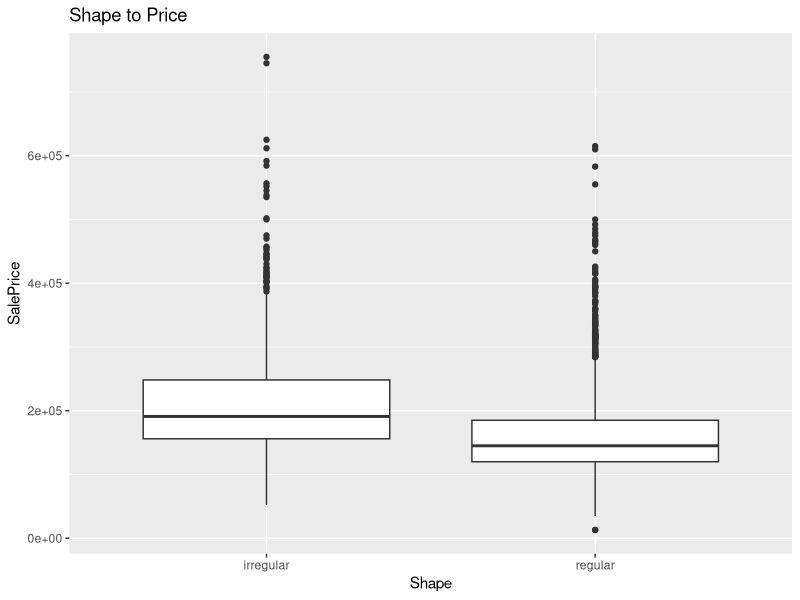
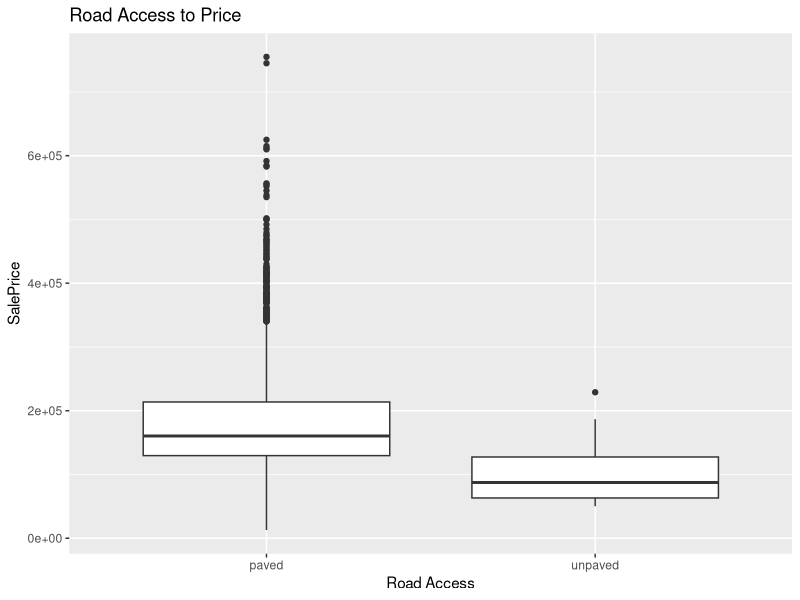
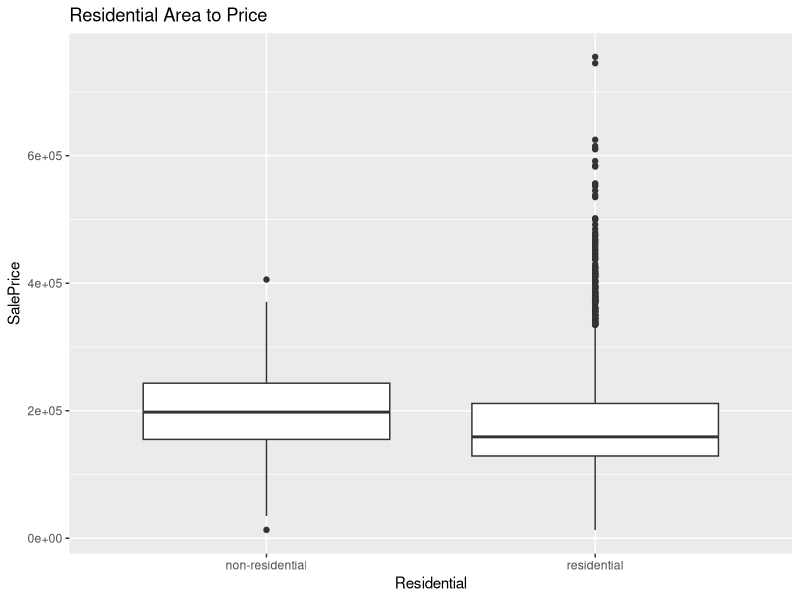
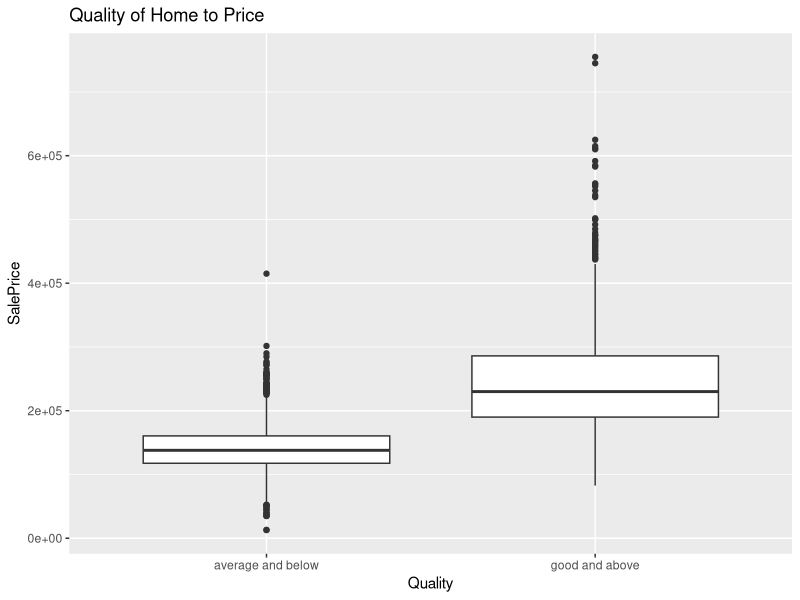
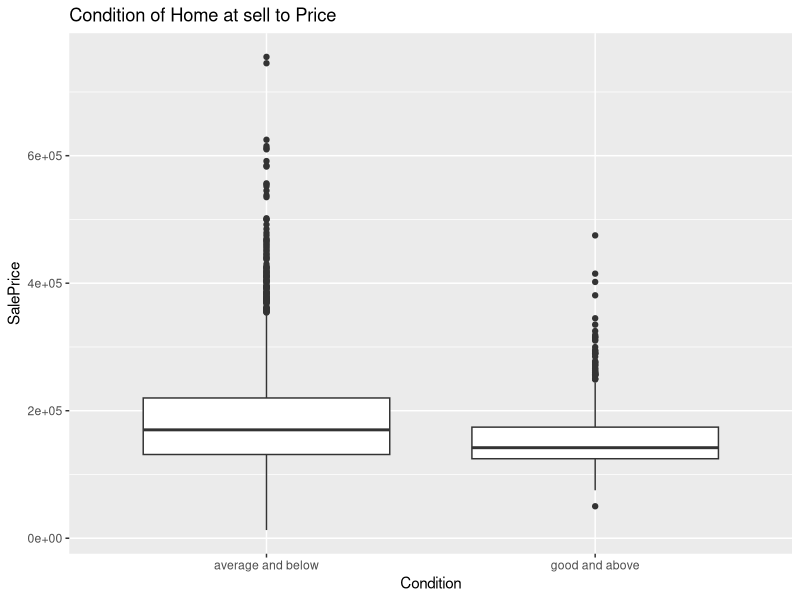
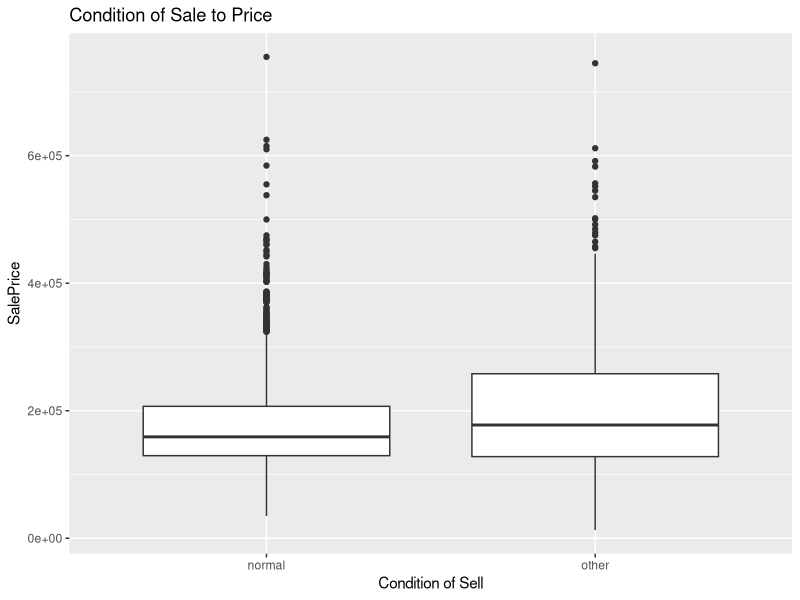
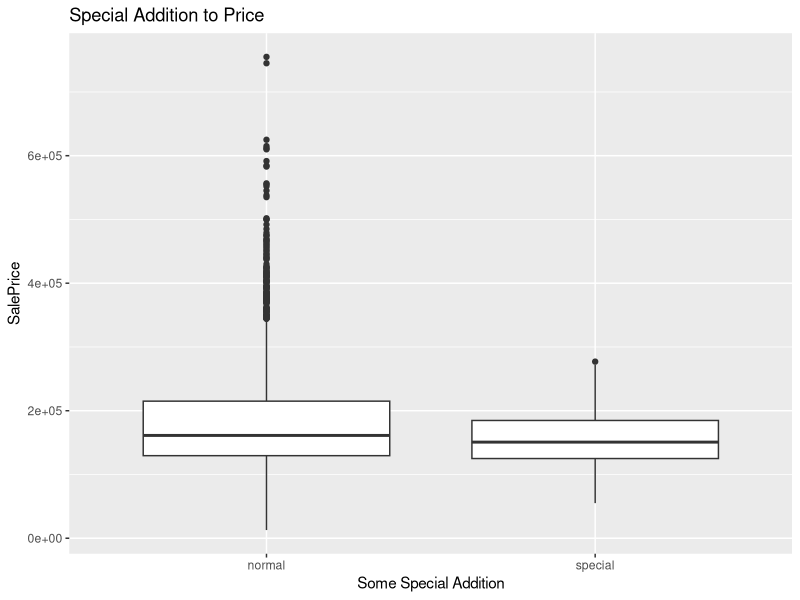
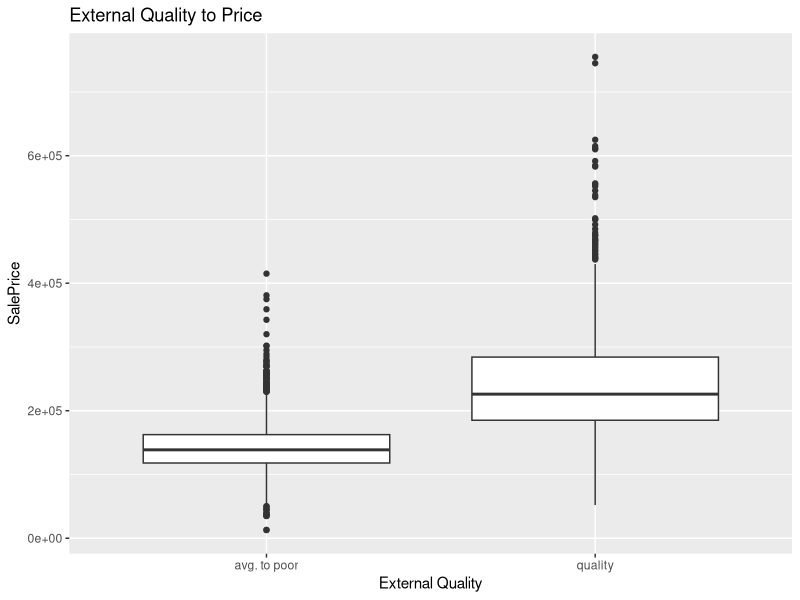

The R script that drew these images, in order:
## ---- chunk 1
library("ggplot2")
library("dplyr")
## ---- chunk 2
data <- read.csv("IowaHousing.csv")
View(data)
## ---- chunk 3
shape <- function(n) 
{
  if (n == 'Reg')
    return("regular")
  else 
    return("irregular")
}
data$Shape <- sapply(data$Lot.Shape, shape)
## ---- chunk 4
plot1 <- ggplot(data, aes(Shape, SalePrice))
plot1 <- plot1 + geom_boxplot()
plot1 <- plot1 + xlab("Shape")
plot1 <- plot1 + ggtitle("Shape to Price")
plot1
## ---- chunk 5
priceModel <- lm(SalePrice ~ Shape, data = data)
summary(priceModel)

#p_value_1 <- summary(priceModel)$coefficients[2,4]
#p_value_1

priceCoef <- priceModel$coefficients
co1 <- round(priceCoef[1],2)
co2 <- round(priceCoef[2],2)
priceModel_r2 <- round(summary(priceModel)$r.squared, digits = 2)*100

fstat <- summary(priceModel)$fstatistic
fstat
## ---- chunk 6
road_access <- function(n) 
{
  if (n == 'Pave')
    return("paved")
  else 
    return("unpaved")
}
data$RoadAccess <- sapply(data$Street, road_access)
## ---- chunk 7
plot2 <- ggplot(data, aes(RoadAccess, SalePrice))
plot2 <- plot2 + geom_boxplot()
plot2 <- plot2 + xlab("Road Access")
plot2 <- plot2 + ggtitle("Road Access to Price")
plot2
## ---- chunk 8
priceModel <- lm(SalePrice ~ Shape + RoadAccess, data = data)
summary(priceModel)

priceCoef <- priceModel$coefficients
priceCoef

fstat <- summary(priceModel)$fstatistic
fstat

priceModel_r2 <- round(summary(priceModel)$r.squared, digits = 2)*100
priceModel_r2
## ---- chunk 9
data$Residential <- ifelse(grepl('R[A-Z]', data$MS.Zoning), "residential", "non-residential")
## ---- chunk 10
plot3 <- ggplot(data, aes(Residential, SalePrice))
plot3 <- plot3 + geom_boxplot()
plot3 <- plot3 + xlab("Residential")
plot3 <- plot3 + ggtitle("Residential Area to Price")
plot3
## ---- chunk 11
priceModel <- lm(SalePrice ~ Shape + RoadAccess + Residential, data = data)
summary(priceModel)

priceCoef <- priceModel$coefficients
priceCoef

fstat <- summary(priceModel)$fstatistic
fstat

priceModel_r2 <- round(summary(priceModel)$r.squared, digits = 2)*100
priceModel_r2
## ---- chunk 12
quality <- function(n) 
{
  if (n >= 7)
    return("good and above")
  else 
    return("average and below")
}
data$Quality <- sapply(data$Overall.Qual, quality)
## ---- chunk 13
plot4 <- ggplot(data, aes(Quality, SalePrice))
plot4 <- plot4 + geom_boxplot()
plot4 <- plot4 + xlab("Quality")
plot4 <- plot4 + ggtitle("Quality of Home to Price")
plot4
## ---- chunk 14
priceModel <- lm(SalePrice ~ Shape + RoadAccess + Residential + Quality, data = data)
summary(priceModel)

p_value_int <- summary(priceModel)$coefficients[3,4]
p_value_int

priceCoef <- priceModel$coefficients
priceCoef

fstat <- summary(priceModel)$fstatistic
fstat

priceModel_r2 <- round(summary(priceModel)$r.squared, digits = 2)*100
priceModel_r2
## ---- chunk 15
condition <- function(n) 
{
  if (n >= 7)
    return("good and above")
  else 
    return("average and below")
}
data$Condition <- sapply(data$Overall.Cond, condition)
## ---- chunk 16
plot5 <- ggplot(data, aes(Condition, SalePrice))
plot5 <- plot5 + geom_boxplot()
plot5 <- plot5 + xlab("Condition")
plot5 <- plot5 + ggtitle("Condition of Home at sell to Price")
plot5
## ---- chunk 17
priceModel <- lm(SalePrice ~ Shape + Residential + Quality + Condition, data = data)
summary(priceModel)

p_value_int <- summary(priceModel)$coefficients[5,4]
p_value_int

priceCoef <- priceModel$coefficients
priceCoef

fstat <- summary(priceModel)$fstatistic
fstat

priceModel_r2 <- round(summary(priceModel)$r.squared, digits = 2)*100
priceModel_r2
## ---- chunk 18
condition_sale <- function(n) 
{
  if (n == "Normal")
    return("normal")
  else 
    return("other")
}
data$SaleCond <- sapply(data$Sale.Condition, condition_sale)
## ---- chunk 19
plot6 <- ggplot(data, aes(SaleCond, SalePrice))
plot6 <- plot6 + geom_boxplot()
plot6 <- plot6 + xlab("Condition of Sell")
plot6 <- plot6 + ggtitle("Condition of Sale to Price")
plot6
## ---- chunk 20
priceModel <- lm(SalePrice ~ Shape + Residential + Quality + SaleCond, data = data)
summary(priceModel)

#p_value_int <- summary(priceModel)$coefficients[5,4]
#p_value_int

priceCoef <- priceModel$coefficients
priceCoef

fstat <- summary(priceModel)$fstatistic
fstat

priceModel_r2 <- round(summary(priceModel)$r.squared, digits = 2)*100
priceModel_r2
## ---- chunk 21
data$Special.Add <- ifelse(grepl('[a-zA-Z]+', data$Misc.Feature), "special", "normal")
## ---- chunk 22
plot7 <- ggplot(data, aes(Special.Add, SalePrice))
plot7 <- plot7 + geom_boxplot()
plot7 <- plot7 + xlab("Some Special Addition")
plot7 <- plot7 + ggtitle("Special Addition to Price")
plot7
## ---- chunk 23
priceModel <- lm(SalePrice ~ Shape + Residential + Quality + SaleCond + Special.Add, data = data)
summary(priceModel)

p_value_int <- summary(priceModel)$coefficients[6,4]
p_value_int

priceCoef <- priceModel$coefficients
priceCoef

fstat <- summary(priceModel)$fstatistic
fstat

priceModel_r2 <- round(summary(priceModel)$r.squared, digits = 2)*100
priceModel_r2
## ---- chunk 24
ext_qual <- function(n) 
{
  if (n == "Ex" || n == "Gd")
    return("quality")
  else 
    return("avg. to poor")
}
data$Ext.Qual <- sapply(data$Exter.Qual, ext_qual)
## ---- chunk 25
plot8 <- ggplot(data, aes(Ext.Qual, SalePrice))
plot8 <- plot8 + geom_boxplot()
plot8 <- plot8 + xlab("External Quality")
plot8 <- plot8 + ggtitle("External Quality to Price")
plot8
## ---- chunk 26
priceModel <- lm(SalePrice ~ Shape + Residential + Quality + SaleCond + Ext.Qual, data = data)
summary(priceModel)

p_value_int <- summary(priceModel)$coefficients[6,4]
p_value_int

priceCoef <- priceModel$coefficients
priceCoef

fstat <- summary(priceModel)$fstatistic
fstat

priceModel_r2 <- round(summary(priceModel)$r.squared, digits = 2)*100
priceModel_r2
## ---- chunk 27

